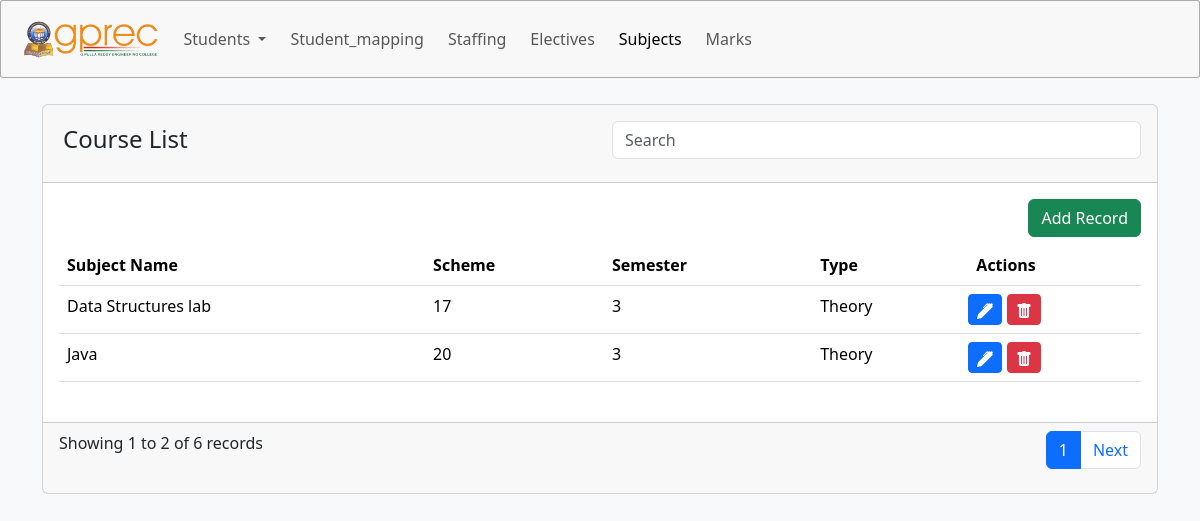
The page /show on the database its author committed.
### acad/models.py (models this page shows, shortened)
class Subjects(models.Model):
    course_code=models.CharField(max_length=10)
    subject=models.CharField(max_length=50)
    category=models.CharField(max_length=6)
    scheme=models.IntegerField()
    semester=models.CharField(max_length=10)
    type=models.CharField(max_length=10)
    credits=models.DecimalField(max_digits=10, decimal_places=2)
    end_exam_marks=models.IntegerField()
    cia_marks=models.IntegerField()
    total_marks=models.IntegerField()

### acad/views.py (the view)
# urls.py: path('show', views.show, name='show'),
def show(request):
    records = Subjects.objects.all()
    page = request.GET.get('page', 1)
    records_per_page = 2
    paginator = Paginator(records, records_per_page)
    try:
        records = paginator.page(page)
    except EmptyPage:
        records = paginator.page(paginator.num_pages)
    return render(request, 'show.html', {'records': records})

### templates/show.html (shortened to what this page needs)
{% extends "base.html" %}
{% block body %}
<div class="container my-5">
    <div class="card">
        <div class="card-header p-3">
            <div class="row">
                <div class="col-md-6">
                    <h4 class="p-1">Course List</h4>
                </div>
                <div class="col-md-6 text-right">
                    <input type="text" class="form-control" placeholder="Search">
                </div>
            </div>
        </div>
        <div class="card-body">
            <a href="{% url 'add_record' %}" class="btn btn-success float-end mb-2">Add Record</a>
            <table class="table">
                <thead>
                <tr>
                    <th>Subject Name</th>
                    <th>Scheme</th>
                    <th>Semester</th>
                    <th>Type</th>
                    <th>Actions</th>
                </tr>
                </thead>
                <tbody>
                {% for record in records %}
                    <tr>
                        <td>{{ record.subject }}</td>
                        <td>{{ record.scheme }}</td>
                        <td>{{ record.semester }}</td>
                        <td>{{ record.type }}</td>
                        <td class="mx-0 px-0">
                            <button class="btn btn-sm btn-primary" data-bs-toggle="modal" data-bs-target="#editModal{{ record.id }}">
                            </button>
                            <button class="btn btn-sm btn-danger" data-bs-toggle="modal" data-bs-target="#deleteModal{{ record.id }}">
                            </button>
                        </td>
                    </tr>
                {% endfor %}
                </tbody>
            </table>
        </div>
        <div class="card-footer mt-2">
            <div class="d-flex justify-content-between">
                <span>Showing {{ records.start_index }} to {{ records.end_index }} of {{ records.paginator.count }} records</span>
                <ul class="pagination">
                    <li class="page-item active"><span class="page-link">{{ records.number }}</span></li>
                    {% if records.has_next %}
                        <li class="page-item"><a class="page-link" href="?page={{ records.next_page_number }}">Next</a></li>
                    {% endif %}
                </ul>
            </div>
        </div>
    </div>
</div>
{% endblock body %}

### rows shown on the page
Subjects: subject "Data Structures lab", scheme "17", semester "3", type "Theory"
Subjects: subject "Java", scheme "20", semester "3", type "Theory"

### other values the page prints
{{ records.start_index }} "1"
{{ records.end_index }} "2"
{{ records.paginator.count }} "6"
{{ records.number }} "1"
